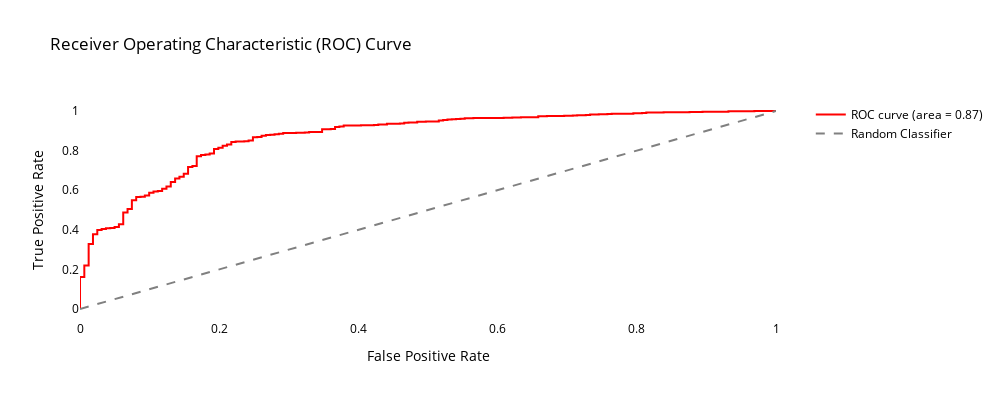

Here is the notebook cell this chart was saved with:
### Markdown cell above
Se observa en la matriz de confusión el desequilibrio entre ambas clases. En el caso de la clae positiva, mayoritaria debido al gran número de observaciones de la misma, el número de falsos positivos se traduce en un número menor (por denominador). En el caso de la clase negativa se observa que los casos de falsos negativos son significativamente mayores que los falsos positivos.

### Code cell
# Plot the ROC curve
plot_roc_curve(y_val, y_pred_prob)

### Figure 1 — Plotly figure (JSON) as saved in the notebook; plotly's stock layout.template omitted (floating-point values rounded to 4 significant figures; data arrays with more than 128 entries replaced by an {"elided": "..."} marker saying what was removed)
{"data": [{"line": {"color": "red", "width": 2}, "mode": "lines", "name": "ROC curve (area = 0.87)", "type": "scatter", "x": {"elided": "194 float values"}, "y": {"elided": "194 float values"}}, {"line": {"color": "gray", "dash": "dash", "width": 2}, "mode": "lines", "name": "Random Classifier", "type": "scatter", "x": [0, 1], "y": [0, 1]}], "layout": {"font": {"color": "black"}, "height": 400, "hovermode": "x unified", "legend": {"orientation": "v", "x": 1.05, "y": 1}, "paper_bgcolor": "rgba(0,0,0,0)", "plot_bgcolor": "rgba(0,0,0,0)", "showlegend": true, "title": {"text": "Receiver Operating Characteristic (ROC) Curve"}, "width": 1000, "xaxis": {"title": {"text": "False Positive Rate"}}, "yaxis": {"title": {"text": "True Positive Rate"}}}}
